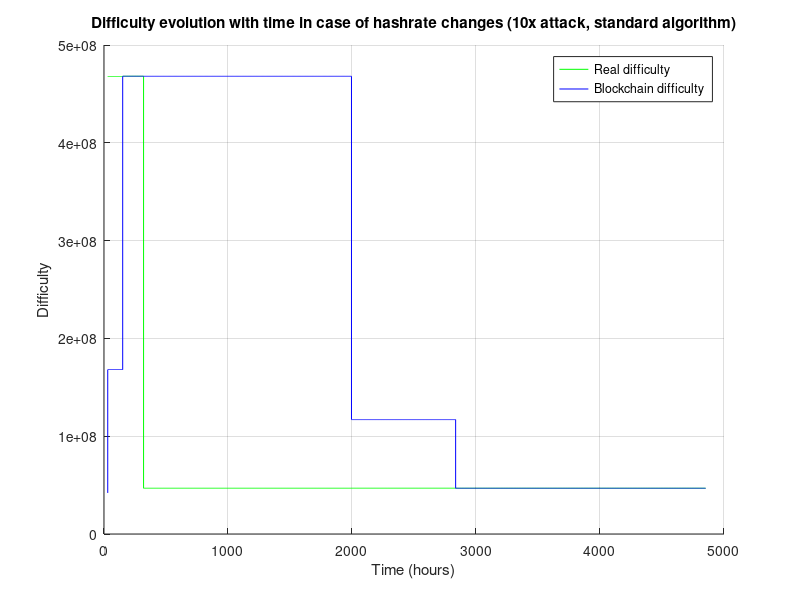

Write MATLAB code to recreate this figure.
%% Hashrate attack simulation
%% Author: Sebastian Rusu <sebastian.rusu@upandrunningsoftware.com>
%% Created: 2019-02-25
%% Copyright (C) 2019 ObEN, Inc.

%% In order to simulate a hashrate attack, shape the values as specified in the attack and algorithm settings sections.
%% For example, normal attacker + fast algorithm.

clear all; close all;

%%%%%%%%%%%%%%%%%%%%%
% Attack settings:
% Normal attacker: N = 10; cH = [10 * ones(1, n/4+1) 1 * ones(1, n*3/4)];
% Powerfull attacker: N = 30; cH = [100 * ones(1, n/3+1) 1 * ones(1, n*2/3)];
% Huge attacker: N = 100; cH = [1000 * ones(1, n/2+1) 1 * ones(1, n/2)];
%
% Difficulty adjustment algorithm settings:
% Short interval: Np = 144; drmax = 4;
% High adjustment ratio: Np = 2016; drmax = 100;
% Fast: Np = 144; drmax = 100;
% Super fast: Np = 6; drmax = 100;

%%%%%%%%%%%%%%%%%%%%%
% model configuration

N = 10;                                         % number of adjustment periods to simulate
Np = 2016;                                      % number of blocks in an adjustment interval
n = N * Np;                                     % total number of blocks

cH = [10 * ones(1, n/4+1) 1 * ones(1, n*3/4)];  % attack hashrate ratio (1 - no attack)
H = 335 * 1000 * 1000 * 1000 * 1000;            % real hashrate (H/s)

tideal = 10 * 60;                               % ideal block time (s)

d0 = 42000000;                                  % initial difficulty
drmax = 4;                                      % maximum ratio for the adjustment of the difficulty

%%%%%%%%%%%%%%%%%%%%%
% simulation variables

t = [ 0 ];               % block moments (when a block in mined)
d = [ d0 ];              % difficulty values for blocks (correspond to the value of t at the same index)
h = H * cH;              % the instantaneous hashrates
D = tideal * h / 2^32;   % difficulty values for blocks (correspond to the value of t at the same index)

%%%%%%%%%%%%%%%%%%%%%
% iteratively calculate the block times and difficulties

T = 0;
for k = 1:n,
  t(k+1) = t(k) + (2^32 * d(k) / h(k));

  if mod(k+1, Np) == 0,
    d(k+1) = min(d(k)*drmax, max(d(k)/drmax, d(k)*((Np*tideal)/(t(k+1)-T))));    
    T = t(k+1);
  else
    d(k+1) = d(k);
  endif
endfor

%%%%%%%%%%%%%%%%%%%%%
% plots

figure(1);
hold on;
title("Difficulty evolution with time in case of hashrate changes (10x attack, standard algorithm)");
xlabel("Time (hours)");
ylabel("Difficulty");
stairs(t/(60*60), D, 'g');
stairs(t/(60*60), d, 'b');
legend("Real difficulty", "Blockchain difficulty");
grid on;
hold off;